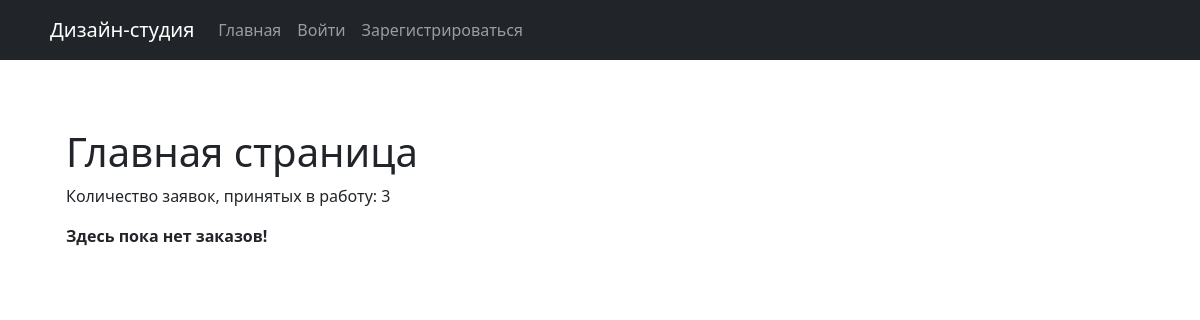
Before: / with the older database file.
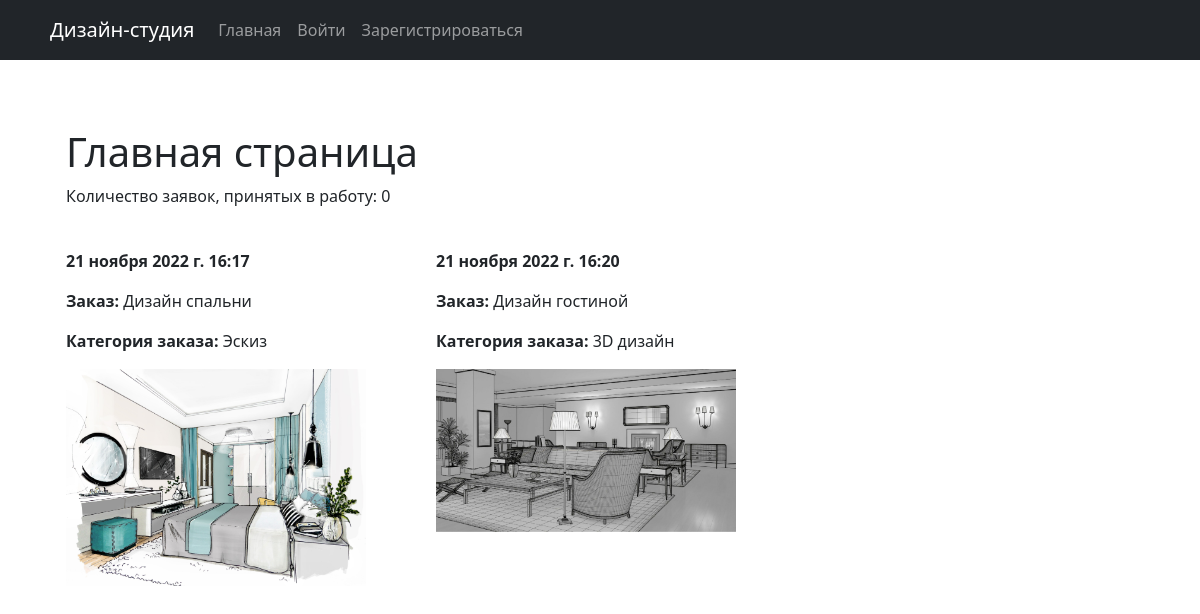
After: the same page with the newer database file.
### design/models.py (models this page shows, shortened)
class Order(models.Model):
    STATUS_CHOICES = [
        ('new', 'Новая'),
        ('accepted', 'Принято'),
        ('done', 'Выполнено')
    ]
    title = models.CharField(max_length=254, verbose_name='Заявка', blank=False)
    description = models.CharField(max_length=500, verbose_name='Описание', blank=False)
    photo = models.ImageField(max_length=254, upload_to=get_name_file, verbose_name="Фото", blank=False,
                              validators=[FileExtensionValidator(allowed_extensions=['jpg', 'jpeg', 'png', 'bmp'])])
    time_create = models.DateTimeField(auto_now_add=True, verbose_name="Время создания")
    category = models.ForeignKey('Category', verbose_name='Категория', on_delete=models.CASCADE, blank=False)
    status = models.CharField(max_length=254, verbose_name='Статус', choices=STATUS_CHOICES,
                              default='new', blank=False)
    class Meta:
        ordering = ['time_create']
        permissions = (('can_change_status', 'Менять статус заявки'),)
    photo_design = models.ImageField(max_length=254, upload_to=get_name_file, verbose_name="Фото", blank=True)
    name = models.ForeignKey(User, verbose_name='Пользователь', on_delete=models.CASCADE)
    comment = models.TextField(max_length=1000, verbose_name='Комментарий', blank=True)

class Category(models.Model):
    name = models.CharField(max_length=254, verbose_name='Категория', blank=False)
    def __str__(self):
        return self.name
    class Meta:
        permissions = (
            ('can_delete_category', 'Может удалять категории'), ('can_create_category', 'Может добавлять категории'),
        )

### design/views.py (the view)
# urls.py: path('', Home.as_view(), name='home'),
class Home(generic.ListView):
    model = Order
    template_name = 'general/home.html'
    paginate_by = 4
    def get_context_data(self, **kwargs):
        context = {
            'num_accepted': Order.objects.filter(status='accepted').count(),
            'order_list': Order.objects.filter(status='done').order_by('time_create')[:3]
        }
        return context

### templates/general/home.html
{% extends "base.html" %}
{% block content %}
    <h1>Главная страница</h1>
    <p>Количество заявок, принятых в работу: {{ num_accepted }}</p>
    {% if order_list %}
        <div id="order_list">
        {% for order in order_list %}
            <div class="accepted">
                <p><strong>{{ order.time_create }}</strong></p>
                <p><strong>Заказ: </strong>{{ order.title }}</p>
                <p><strong>Категория заказа: </strong>{{ order.category }}</p>
                <img src="{{ order.photo_design.url }}">
            </div>
        {% endfor %}
        </div>
    {% else %}
        <p><strong>Здесь пока нет заказов!</strong></p>
    {% endif %}
{% endblock %}

### templates/base.html (shortened to what this page needs)
<!doctype html>
<html lang="ru">
<head>
    {% load static %}
    <link rel="stylesheet" href="{% static 'css/bootstrap.min.css' %}">
    <link rel="stylesheet" href="{% static 'css/style.css' %}">
</head>
<body>
<nav class="navbar navbar-expand-md navbar-dark bg-dark fixed-top">
    <a class="navbar-brand" href="#">Дизайн-студия</a>
    <div class="collapse navbar-collapse" id="navbarsExampleDefault">
        {% block sidebar %}
        <ul class="navbar-nav mr-auto">
            <li class='nav-item'>
                <a class='nav-link' href='{% url "home" %}'>Главная</a>
            </li>
        </ul>
        <ul class="navbar-nav">
            {% if perms.app.can_change_status %}
                <li class='nav-item'>
                    <a class='nav-link' href='{% url "adm_orders" %}'>Все заказы</a>
                </li>
                <li class='nav-item'>
                    <a class='nav-link' href='{% url "logout" %}'>Выйти({{ user.login }})</a>
                </li>
            {% else %}
                <li class='nav-item'>
                    <a class='nav-link' href='{% url "login" %}'>Войти</a>
                </li>
                <li class='nav-item'>
                    <a class='nav-link' href='{% url "register" %}'>Зарегистрироваться</a>
                </li>
            {% endif %}
        </ul>
        {% endblock %}
    </div>
</nav>
<main role="main" class="container">
    <div class="start-template">
        {% block content %}
        {% endblock %}
    </div>
</main>
</body>
</html>

### design/static/css/style.css (style rules this page uses)
body { padding-top: 5rem; }
.start-template { padding: 3rem 1.5rem; display: flex; flex-direction: column; }
img { width: 300px; }
#order_list { display: flex; gap: 70px; padding-top: 25px; }
.bg-dark { padding: 10px 50px; }

Changed rows visible on the page:
added Order: time_create "21 ноября 2022 г. 16:17", title "Дизайн спальни", category "Эскиз", photo_design (picture)
added Order: time_create "21 ноября 2022 г. 16:20", title "Дизайн гостиной", category "3D дизайн", photo_design (picture)
Other visible differences:
{{ num_accepted }}: "3" → "0"
text no longer shown: "Здесь пока нет заказов!"
